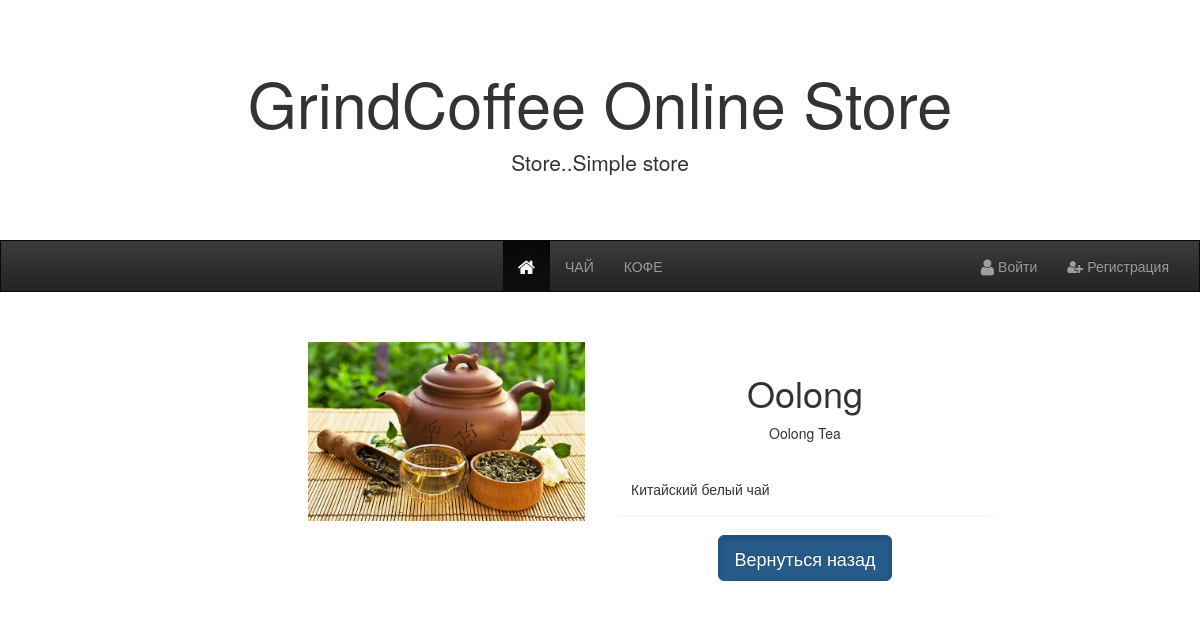
The app's page /catalog/8/ with its own data.
### catalog/models.py (models this page shows, shortened)
class Product(models.Model):
    name = models.CharField(max_length=50)
    description = models.TextField(max_length=400, null=True)
    weight = models.CharField(max_length=50, null=True)
    price = models.DecimalField(max_digits=10,decimal_places=2, null=True)
    quantity = models.PositiveIntegerField(verbose_name='quantity')
    is_available = models.BooleanField(default=True)
    has_variants = models.BooleanField(default=False)
    product_type = models.ForeignKey('ProductType', related_name='products', on_delete=models.CASCADE)
    objects = Manager()
    available_objects = ProductAvailableManager()

class ProductType(models.Model):
    title = models.CharField(max_length=50)
    category = models.ForeignKey('Category', related_name='product_type', on_delete=models.CASCADE)
    def __str__(self):
        return self.title

### catalog/views.py (the view)
# urls.py: path('<product_id>/', ProductDetailView.as_view(), name='detail'),
class ProductDetailView(DetailView):
    queryset = Product.objects.all()
    def get_object(self, queryset=queryset):
        product_id = self.kwargs.get("product_id")
        obj = get_object_or_404(Product, pk=product_id)
        return obj

### catalog/templates/catalog/product_detail.html (shortened to what this page needs)
{% extends '_base.html' %}
{% load static %}
{% block content %}
<div class="row">
    <div class="col-sm-3"></div>
    <div class="col-sm-3">
        {% if object.product_type.category_id == 1 %}
        <img src="{% static 'catalog/oolong_tea.jpg' %}" class="img-responsive" style="width:100%" alt="Second slide"/>
        {% else %}
        <img src="{% static 'catalog/coffe_grains.jpg' %}" class="img-responsive" style="width:100%" alt="Second slide"/>
        {% endif %}
    </div>
    <div class="col-sm-4">
            <div class="panel">
                <div class="panel-heading" align="center">
                    <h1>{{ object.name }}</h1>
                    <p>{{ object.product_type}}</p>
                </div>
                <div class="panel-body">{{object.description}}</div>
            </div>
    <p align="center"><a href="{% url 'catalog:category' category_id=object.product_type.category_id %}" class="btn btn-primary btn-lg active" role="button" aria-pressed="true"> Вернуться назад</a></p>
    </div>
</div>
{% endblock %}

### records on screen
Product: name "Oolong", product_type "Oolong Tea", description "Китайский белый чай"
